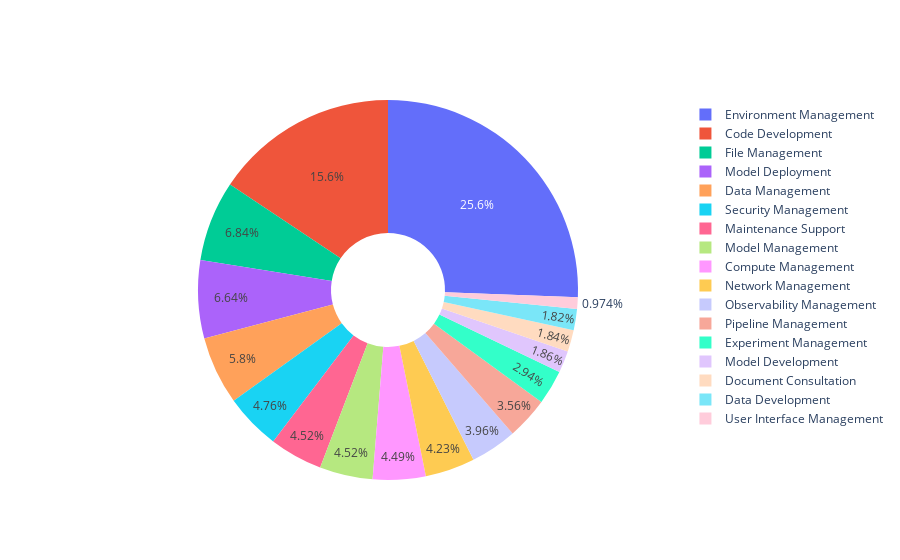

Source (notebook cell):
### Code cell
# assign human-readable & high-level topics to challenges & solutions

df = pd.read_json(os.path.join(path_rq3, 'topics.json'))
df['Resolution_summary_topic_macro'] = -1

for index, row in df.iterrows():
    if row['Resolution_summary_topic'] in macro_topic_mapping:
        df.at[index, 'Resolution_summary_topic_macro'] = int(macro_topic_mapping[row['Resolution_summary_topic']])
    else:
        df.drop(index, inplace=True)

df.to_json(os.path.join(path_rq3, 'macro-topics.json'), indent=4, orient='records')

df_number = pd.DataFrame()

values = []
labels = []

for index, group in df.groupby('Resolution_summary_topic_macro'):
    topic_list = [topic + 1 for topic in macro_topic2index_dict[macro_topic_indexing[index]]]
    entry = {
        'Index': index + 1,
        'Macro-topic': macro_topic_indexing[index],
        'Percentage (%)': round(len(group)/len(df)*100, 2),
        'Topic list': topic_list,
    }
    df_number = pd.concat([df_number, pd.DataFrame([entry])], ignore_index=True)
    labels.append(macro_topic_indexing[index])
    values.append(len(group))

print(df_number.to_latex(float_format="%.2f", index=False))
fig = go.Figure(data=[go.Pie(labels=labels, values=values, hole=.3)])
fig.show()

### Figure 1 — Plotly figure (JSON) as saved in the notebook; plotly's stock layout.template omitted (floating-point values rounded to 4 significant figures)
{"data": [{"hole": 0.3, "labels": ["Code Development", "Compute Management", "Data Development", "Data Management", "Document Consultation", "Environment Management", "Experiment Management", "File Management", "Maintenance Support", "Model Development", "Model Management", "Model Deployment", "Network Management", "Observability Management", "Pipeline Management", "Security Management", "User Interface Management"], "type": "pie", "values": [706, 203, 82, 262, 83, 1157, 133, 309, 204, 84, 204, 300, 191, 179, 161, 215, 44]}], "layout": {}}
